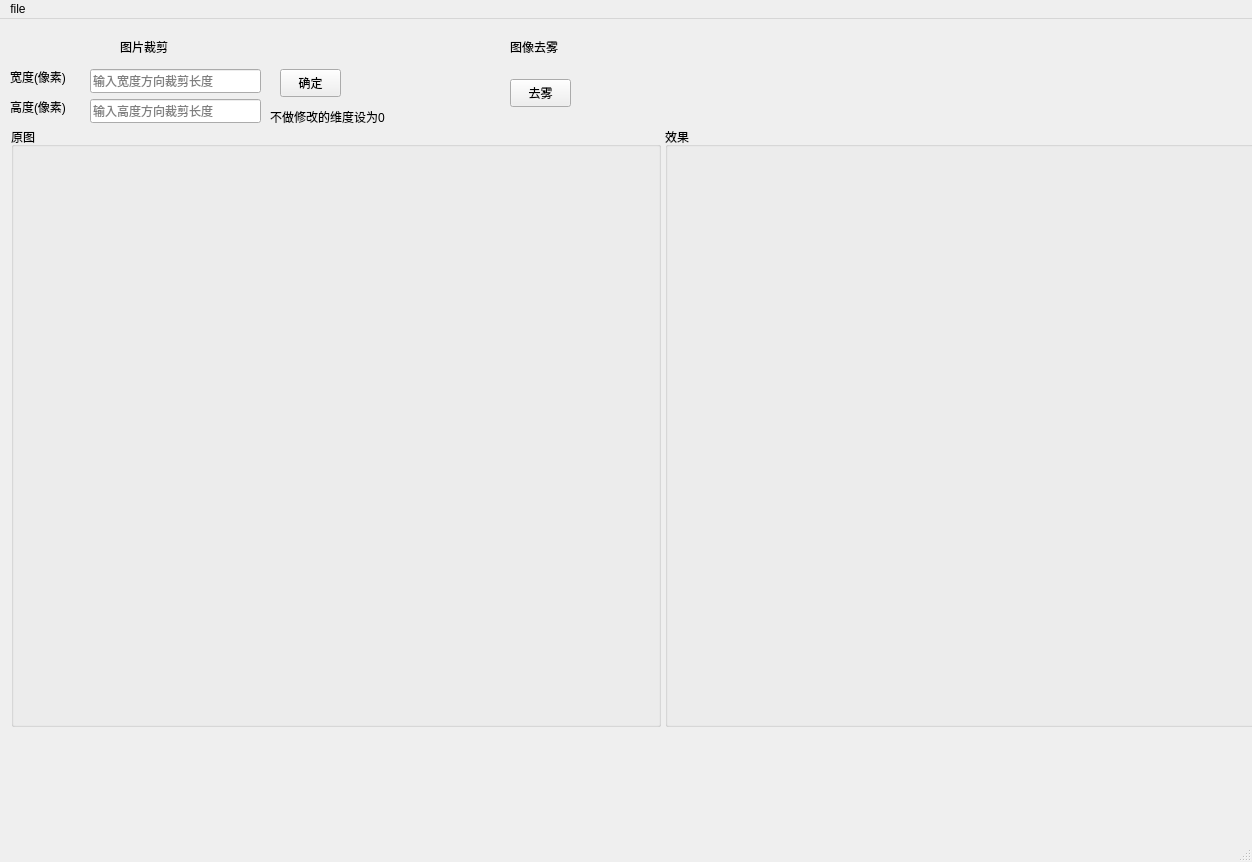
<?xml version="1.0" encoding="UTF-8"?>
<ui version="4.0">
 <class>MainWindow</class>
 <widget class="QMainWindow" name="MainWindow">
  <property name="geometry">
   <rect>
    <x>0</x>
    <y>0</y>
    <width>1252</width>
    <height>862</height>
   </rect>
  </property>
  <property name="windowTitle">
   <string>MainWindow</string>
  </property>
  <widget class="QWidget" name="centralwidget">
   <widget class="QGroupBox" name="groupBox_3">
    <property name="geometry">
     <rect>
      <x>665</x>
      <y>108</y>
      <width>650</width>
      <height>600</height>
     </rect>
    </property>
    <property name="title">
     <string>效果</string>
    </property>
    <widget class="QLabel" name="respic">
     <property name="geometry">
      <rect>
       <x>10</x>
       <y>20</y>
       <width>72</width>
       <height>15</height>
      </rect>
     </property>
     <property name="text">
      <string/>
     </property>
    </widget>
   </widget>
   <widget class="QGroupBox" name="groupBox_2">
    <property name="geometry">
     <rect>
      <x>11</x>
      <y>108</y>
      <width>650</width>
      <height>600</height>
     </rect>
    </property>
    <property name="title">
     <string>原图</string>
    </property>
    <widget class="QLabel" name="orgpic">
     <property name="geometry">
      <rect>
       <x>10</x>
       <y>20</y>
       <width>72</width>
       <height>15</height>
      </rect>
     </property>
     <property name="text">
      <string/>
     </property>
    </widget>
   </widget>
   <widget class="QPushButton" name="cutbtn">
    <property name="geometry">
     <rect>
      <x>280</x>
      <y>50</y>
      <width>61</width>
      <height>28</height>
     </rect>
    </property>
    <property name="text">
     <string>确定</string>
    </property>
   </widget>
   <widget class="QLineEdit" name="wid">
    <property name="geometry">
     <rect>
      <x>90</x>
      <y>50</y>
      <width>171</width>
      <height>24</height>
     </rect>
    </property>
    <property name="text">
     <string/>
    </property>
    <property name="placeholderText">
     <string>输入宽度方向裁剪长度</string>
    </property>
   </widget>
   <widget class="QLineEdit" name="hei">
    <property name="geometry">
     <rect>
      <x>90</x>
      <y>80</y>
      <width>171</width>
      <height>24</height>
     </rect>
    </property>
    <property name="placeholderText">
     <string>输入高度方向裁剪长度</string>
    </property>
   </widget>
   <widget class="QLabel" name="label">
    <property name="geometry">
     <rect>
      <x>10</x>
      <y>50</y>
      <width>81</width>
      <height>16</height>
     </rect>
    </property>
    <property name="text">
     <string>宽度(像素)</string>
    </property>
   </widget>
   <widget class="QLabel" name="label_2">
    <property name="geometry">
     <rect>
      <x>10</x>
      <y>80</y>
      <width>81</width>
      <height>16</height>
     </rect>
    </property>
    <property name="text">
     <string>高度(像素)</string>
    </property>
   </widget>
   <widget class="QLabel" name="label_3">
    <property name="geometry">
     <rect>
      <x>120</x>
      <y>20</y>
      <width>72</width>
      <height>15</height>
     </rect>
    </property>
    <property name="text">
     <string>图片裁剪</string>
    </property>
   </widget>
   <widget class="QLabel" name="label_4">
    <property name="geometry">
     <rect>
      <x>510</x>
      <y>20</y>
      <width>72</width>
      <height>15</height>
     </rect>
    </property>
    <property name="text">
     <string>图像去雾</string>
    </property>
   </widget>
   <widget class="QPushButton" name="fogbtn">
    <property name="geometry">
     <rect>
      <x>510</x>
      <y>60</y>
      <width>61</width>
      <height>28</height>
     </rect>
    </property>
    <property name="text">
     <string>去雾</string>
    </property>
   </widget>
   <widget class="QLabel" name="picsize">
    <property name="geometry">
     <rect>
      <x>210</x>
      <y>20</y>
      <width>221</width>
      <height>16</height>
     </rect>
    </property>
    <property name="text">
     <string/>
    </property>
   </widget>
   <widget class="QLabel" name="label_5">
    <property name="geometry">
     <rect>
      <x>270</x>
      <y>90</y>
      <width>171</width>
      <height>16</height>
     </rect>
    </property>
    <property name="text">
     <string>不做修改的维度设为0</string>
    </property>
   </widget>
  </widget>
  <widget class="QMenuBar" name="menubar">
   <property name="geometry">
    <rect>
     <x>0</x>
     <y>0</y>
     <width>1252</width>
     <height>26</height>
    </rect>
   </property>
   <widget class="QMenu" name="menufile">
    <property name="title">
     <string>file</string>
    </property>
    <addaction name="openf"/>
    <addaction name="savef"/>
   </widget>
   <addaction name="menufile"/>
  </widget>
  <widget class="QStatusBar" name="statusbar"/>
  <action name="openf">
   <property name="text">
    <string>open</string>
   </property>
  </action>
  <action name="savef">
   <property name="text">
    <string>save</string>
   </property>
  </action>
 </widget>
 <resources/>
 <connections/>
</ui>
